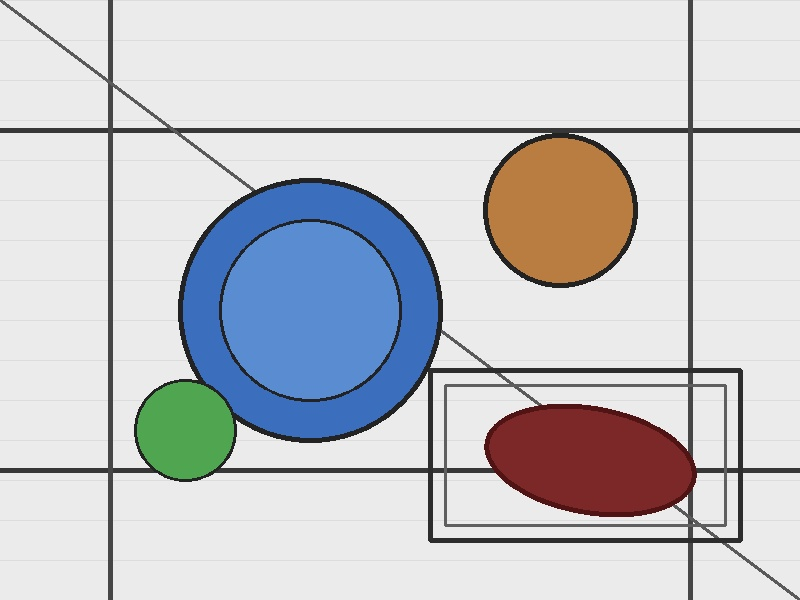
#> input picture images/original/photo.jpg, 800 x 600 px, found by its file name
$ python task3_lines_circles.py
#> lines starting #> are read from the running program, lines starting #| are printed output that depends on the picture; after the words box and inside, x2 and y2 are one past the last pixel; in counts of white or black regions, pixels touching at a corner belong together
"""
Task 3 – Line and Circle / Ellipse Detection
============================================
  1. Standard Hough Line Transform
  2. Probabilistic Hough Line Transform  (more efficient, returns segments)
  3. Hough Circle Transform
  4. Ellipse detection via contour fitting  (fitEllipse)

Run from the project root:
    python src/task3_lines_circles.py
Outputs saved to:  images/lines_circles/
"""

import cv2
import numpy as np
import os

SRC    = "images/original/photo.jpg"
OUTDIR = "images/lines_circles"
os.makedirs(OUTDIR, exist_ok=True)

img  = cv2.imread(SRC)
#> img is the input picture: shape (600, 800, 3); mean B, G, R 204, 199.8, 198.5
assert img is not None, f"Cannot read {SRC}"
gray    = cv2.cvtColor(img, cv2.COLOR_BGR2GRAY)
blurred = cv2.GaussianBlur(gray, (5, 5), sigmaX=1.4)
edges   = cv2.Canny(blurred, 50, 150)
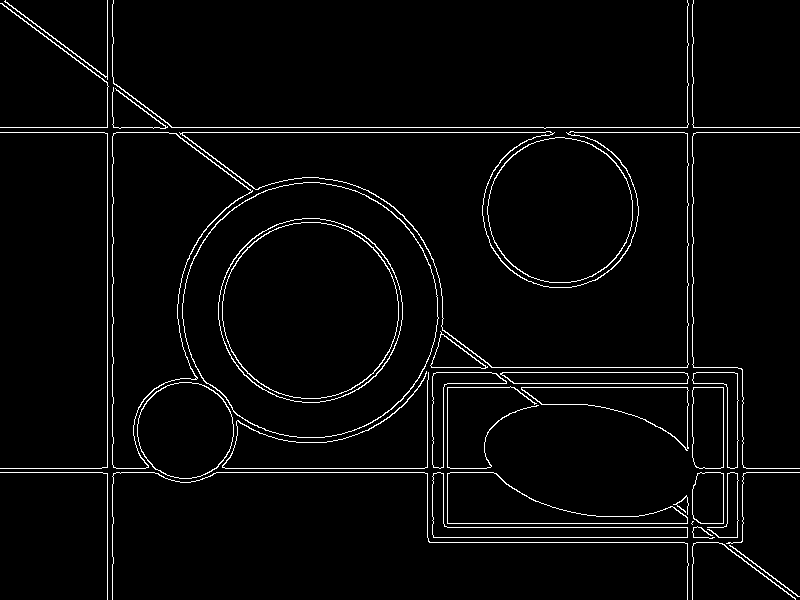
#> edges: shape (600, 800); 3.1% white in thin lines or dots

# ── 1. Standard Hough Lines ───────────────────────────────────────────────────
# Accumulates votes in (ρ, θ) space; each edge pixel votes for all
# lines passing through it.  A peak in the accumulator = a line.
lines_std = cv2.HoughLines(
    edges,
    rho=1,                   # ρ resolution in pixels
    theta=np.pi / 180,       # θ resolution (1 degree)
    threshold=130            # minimum accumulator votes to accept a line
)
#> lines_std = 32 rows, first 8: [127, 1.57], [132, 1.57], [107, 0], [687, 0], [472, 1.57], [112, 0], [468, 1.57], [692, 0]

std_out = img.copy()
if lines_std is not None:
    for rho, theta in lines_std[:, 0]:
        cos_t, sin_t = np.cos(theta), np.sin(theta)
        x0, y0 = cos_t * rho, sin_t * rho
        pt1 = (int(x0 + 1000 * (-sin_t)), int(y0 + 1000 * cos_t))
        pt2 = (int(x0 - 1000 * (-sin_t)), int(y0 - 1000 * cos_t))
        cv2.line(std_out, pt1, pt2, (0, 0, 220), 2)
#> this loop made 32 passes
#> (rho, theta, cos_t, sin_t, x0, y0, pt1, pt2) on passes 1 to 10: (127, 1.57, -4.37e-08, 1, -5.55e-06, 127, (-1000, 126), (999, 127)), (132, 1.57, -4.37e-08, 1, -5.77e-06, 132, (-1000, 131), (999, 132)), (107, 0, 1, 0, 107, 0, (107, 1000), (107, -1000)), (687, 0, 1, 0, 687, 0, (687, 1000), (687, -1000)), (472, 1.57, -4.37e-08, 1, -2.06e-05, 472, (-1000, 471), (999, 472)), (112, 0, 1, 0, 112, 0, (112, 1000), (112, -1000)), (468, 1.57, -4.37e-08, 1, -2.05e-05, 468, (-1000, 467), (999, 468)), (692, 0, 1, 0, 692, 0, (692, 1000), (692, -1000)), (367, 1.57, -4.37e-08, 1, -1.6e-05, 367, (-1000, 366), (999, 367)), (1, 2.22, -0.602, 0.799, -0.602, 0.799, (-799, -601), (798, 602))
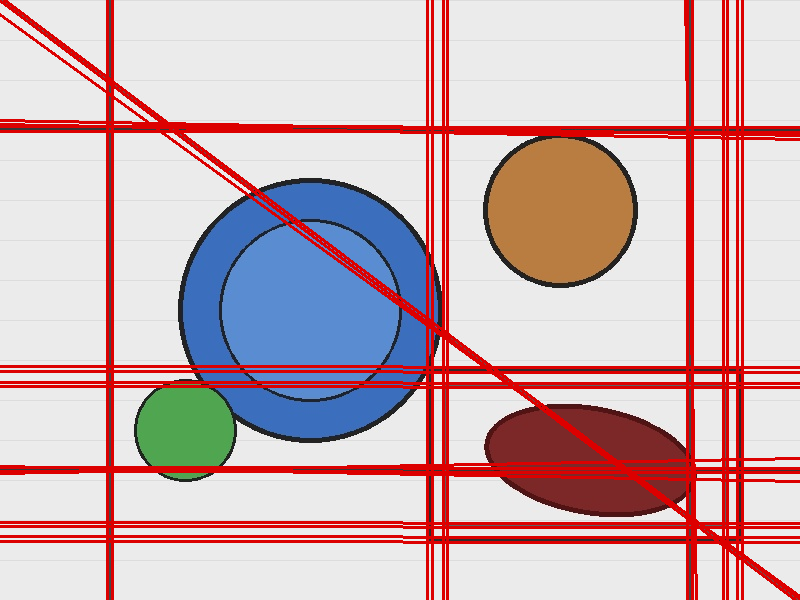
#> std_out: shape (600, 800, 3); 12.91% of pixels changed, all inside (x1, y1, x2, y2) = (0, 0, 800, 600)
    print(f"[1/5] Standard Hough: {len(lines_std)} lines  →  {OUTDIR}/hough_lines_standard.jpg")
#| [1/5] Standard Hough: 32 lines  →  images/lines_circles/hough_lines_standard.jpg

cv2.imwrite(f"{OUTDIR}/hough_lines_standard.jpg", std_out)

# ── 2. Probabilistic Hough Lines ─────────────────────────────────────────────
# Uses a random subset of edge pixels → faster.  Returns line SEGMENTS.
plines = cv2.HoughLinesP(
    edges,
    rho=1,
    theta=np.pi / 180,
    threshold=80,
    minLineLength=55,    # ignore segments shorter than this
    maxLineGap=10        # bridge gaps shorter than this
)
#> plines = 35 rows, first 6: [566, 132, 684, 132], [0, 127, 799, 127], [107, 599, 107, 0], [214, 468, 424, 468], [687, 450, 687, 0], [112, 464, 112, 136]

prob_out = img.copy()
if plines is not None:
    for x1, y1, x2, y2 in plines[:, 0]:
        cv2.line(prob_out, (x1, y1), (x2, y2), (255, 80, 0), 2)
#> this loop made 35 passes
#> (x1, y1, x2, y2) on passes 1 to 12: (566, 132, 684, 132), (0, 127, 799, 127), (107, 599, 107, 0), (214, 468, 424, 468), (687, 450, 687, 0), (112, 464, 112, 136), (692, 457, 692, 379), (207, 472, 424, 472), (427, 537, 742, 537), (447, 383, 723, 383), (411, 387, 742, 387), (116, 132, 554, 132)
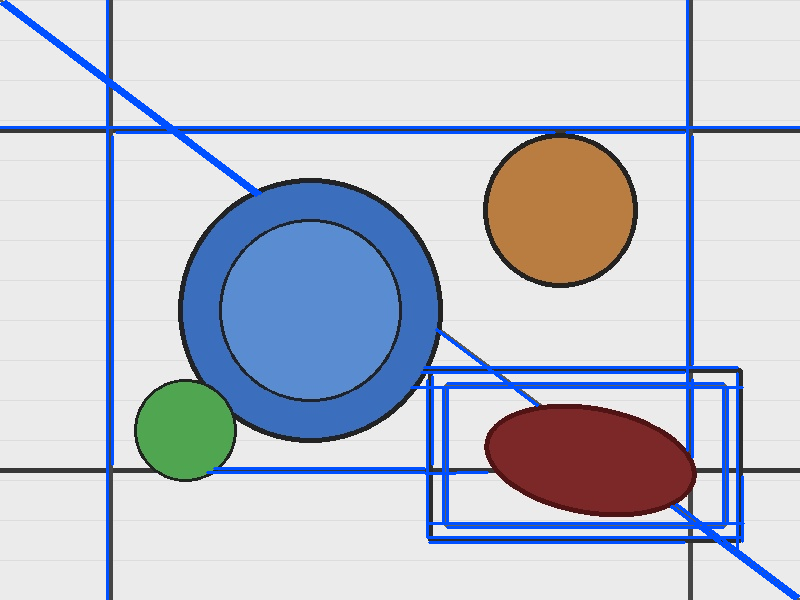
#> prob_out: shape (600, 800, 3); 5.05% of pixels changed, all inside (x1, y1, x2, y2) = (0, 0, 800, 600)
    print(f"[2/5] Probabilistic Hough: {len(plines)} segments  →  {OUTDIR}/hough_lines_probabilistic.jpg")
#| [2/5] Probabilistic Hough: 35 segments  →  images/lines_circles/hough_lines_probabilistic.jpg

cv2.imwrite(f"{OUTDIR}/hough_lines_probabilistic.jpg", prob_out)

# ── 3. Hough Circle Transform ─────────────────────────────────────────────────
# For each edge pixel, votes in a 3-D (cx, cy, r) accumulator.
circles = cv2.HoughCircles(
    blurred,
    method=cv2.HOUGH_GRADIENT,
    dp=1,           # inverse accumulator resolution ratio
    minDist=55,     # minimum distance between detected circle centres
    param1=80,      # upper Canny threshold (used internally)
    param2=28,      # accumulator threshold – lower = more circles (more FP)
    minRadius=18,
    maxRadius=180
)
#> circles = 14 rows, first 8: [311.5, 307.5, 129.6], [559.5, 209.5, 72.4], [185.5, 429.5, 48.3], [608.5, 337.5, 178.3], [557.5, 411.5, 130.9], [567.5, 507.5, 124.8], [623.5, 396.5, 119.8], [258.5, 277.5, 151.9]

circ_out = img.copy()
n_circles = 0
if circles is not None:
    circles_int = np.uint16(np.around(circles))
#> circles_int = 14 rows, first 8: [312, 308, 130], [560, 210, 72], [186, 430, 48], [608, 338, 178], [558, 412, 131], [568, 508, 125], [624, 396, 120], [258, 278, 152]
    n_circles   = len(circles_int[0])
#> n_circles = 14
    for cx, cy, r in circles_int[0]:
        cv2.circle(circ_out, (cx, cy), r,  (0, 220, 0), 3)   # circle ring
        cv2.circle(circ_out, (cx, cy), 4,  (0, 0, 255), -1)  # centre dot
#> this loop made 14 passes
#> (cx, cy, r) on passes 1 to 12: (312, 308, 130), (560, 210, 72), (186, 430, 48), (608, 338, 178), (558, 412, 131), (568, 508, 125), (624, 396, 120), (258, 278, 152), (572, 570, 162), (604, 452, 91), (520, 454, 88), (478, 414, 52)
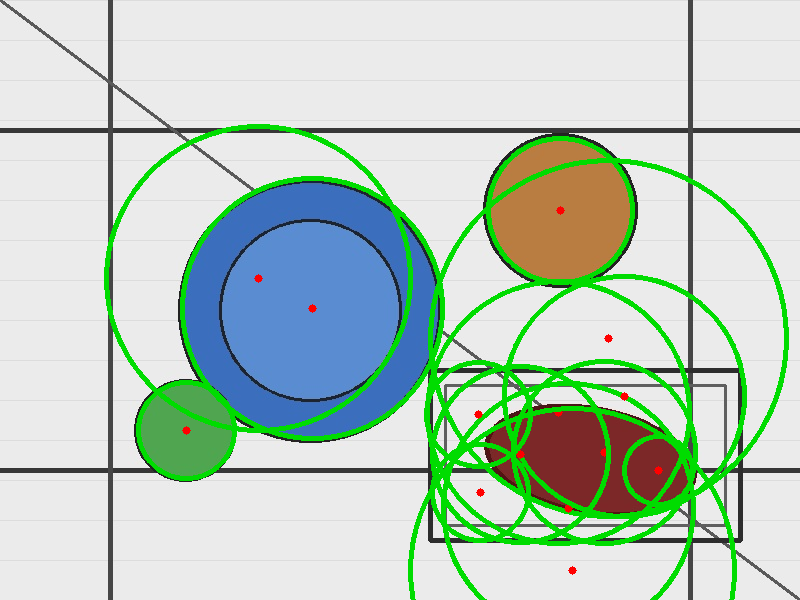
#> circ_out: shape (600, 800, 3); 7.94% of pixels changed, all inside (x1, y1, x2, y2) = (104, 124, 789, 600)

print(f"[3/5] Hough Circles: {n_circles} circles  →  {OUTDIR}/hough_circles.jpg")
#| [3/5] Hough Circles: 14 circles  →  images/lines_circles/hough_circles.jpg
cv2.imwrite(f"{OUTDIR}/hough_circles.jpg", circ_out)

# ── 4. Ellipse fitting via contour analysis ───────────────────────────────────
# findContours extracts connected components from the edge map.
# fitEllipse fits the minimum bounding ellipse to each contour (needs ≥5 pts).
contours, _ = cv2.findContours(edges, cv2.RETR_LIST, cv2.CHAIN_APPROX_NONE)
#> contours = 51 contours, 11 with area under 20; largest, box (x1, y1, x2, y2) and area: (179, 131, 689, 368) 52546, (182, 131, 689, 368) 52270, (182, 182, 439, 438) 50909, (182, 182, 439, 438) 50713, (218, 218, 403, 403) 26556

ellipse_out = img.copy()
n_ell = 0
for cnt in contours:
    if len(cnt) < 5:
        continue                         # fitEllipse requires at least 5 points
    area = cv2.contourArea(cnt)
    if area < 400:
        continue                         # skip tiny noise contours

    ellipse = cv2.fitEllipse(cnt)
    (ex, ey), (ma, mi), angle = ellipse
    if mi < 1:
        continue                         # degenerate ellipse
    aspect = ma / mi
    if aspect < 4.0:                     # ignore very elongated fits (likely lines)
        cv2.ellipse(ellipse_out, ellipse, (0, 200, 255), 2)
        n_ell += 1
#> this loop made 51 passes
#> (area, ex, ey, ma, mi, angle, aspect) on passes 6, 7, 8, 11, 12, 13, 16, 17, 18, 19, 21, 22: (1486.5, 708.4, 498.1, 34.17, 58.45, 1.25, 0.585), (5486, 541.7, 500.9, 50.9, 282.3, 91.81, 0.18), (3134.5, 602.4, 485.1, 103, 372.5, 85.99, 0.276), (1495.5, 708.4, 498.1, 34.34, 59.14, 1.3, 0.581), (5526, 541.1, 500.9, 50.91, 284.5, 91.81, 0.179), (3137.5, 608.6, 482.8, 106.6, 383.5, 85.49, 0.278), (2462.5, 707.8, 426.6, 34.44, 100.1, 179.6, 0.344), (4222.5, 631.1, 406.6, 51.41, 179.8, 99.55, 0.286), (2465.5, 707.8, 426.6, 34.49, 101.2, 179.6, 0.341), (4268.5, 630, 407.2, 53.75, 179.1, 99.61, 0.3), (7219.5, 185.1, 430, 95.69, 96.14, 50.16, 0.995), (7297.5, 185.1, 429.9, 96.16, 96.61, 49.85, 0.995)
#> area on passes 1, 2, 20, 30, 47, 48: 51, 56, 41, 70.5, 38.5, 79
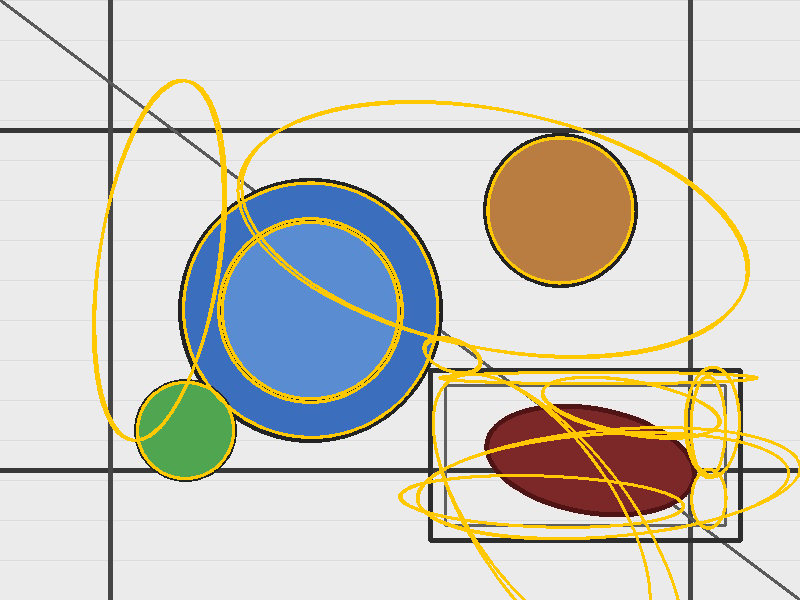
#> ellipse_out: shape (600, 800, 3); 6.42% of pixels changed, all inside (x1, y1, x2, y2) = (92, 79, 800, 600)
#> after the loop, n_ell = 32

print(f"[4/5] Ellipse fitting: {n_ell} ellipses  →  {OUTDIR}/ellipses.jpg")
#| [4/5] Ellipse fitting: 32 ellipses  →  images/lines_circles/ellipses.jpg
cv2.imwrite(f"{OUTDIR}/ellipses.jpg", ellipse_out)

# ── 5. Comparison grid ────────────────────────────────────────────────────────
def label(bgr, text):
#> called with text = 'Standard Hough Lines'
    out = bgr.copy()
    cv2.putText(out, text, (8, 30), cv2.FONT_HERSHEY_SIMPLEX,
                0.78, (255, 255, 0), 2, cv2.LINE_AA)
    return out

top    = np.hstack([label(std_out,    "Standard Hough Lines"),
                    label(prob_out,   "Probabilistic Hough Lines")])
bottom = np.hstack([label(circ_out,  "Hough Circles"),
                    label(ellipse_out,"Ellipse via fitEllipse")])
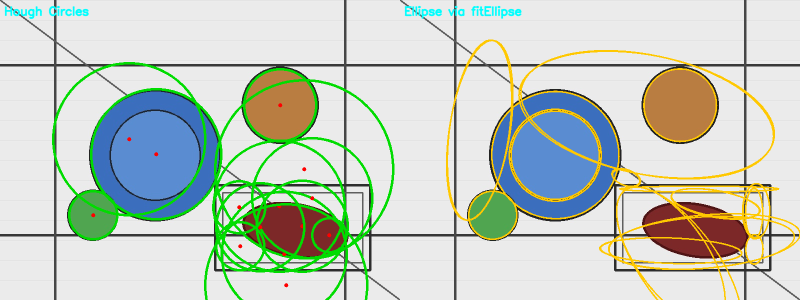
#> bottom: shape (600, 1600, 3) (shown at 1/2 size); mean B, G, R 193.1, 204.2, 195
comparison = np.vstack([top, bottom])
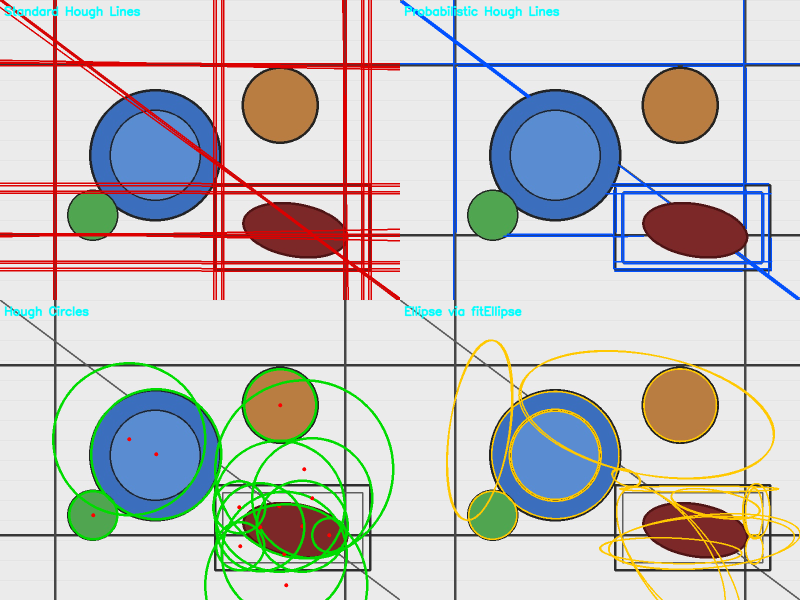
#> comparison: shape (1200, 1600, 3) (shown at 1/2 size); mean B, G, R 194.3, 195.7, 195.9
cv2.imwrite(f"{OUTDIR}/comparison.jpg", comparison)
print(f"[5/5] Saved {OUTDIR}/comparison.jpg")
